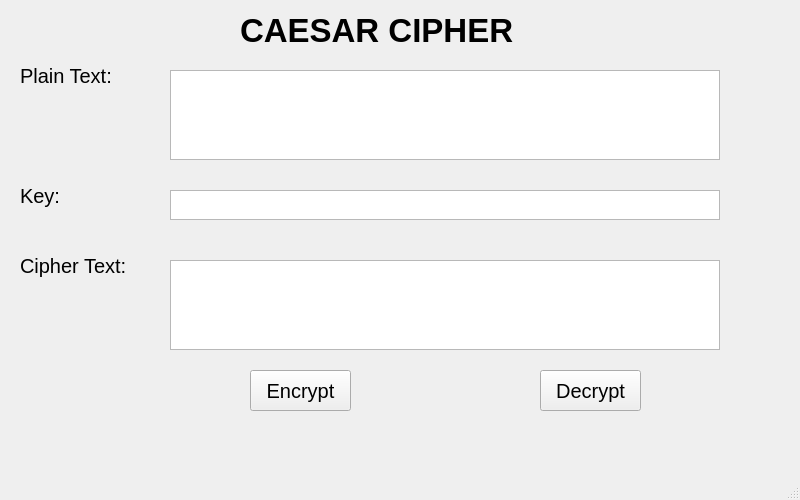
<?xml version="1.0" encoding="UTF-8"?>
<ui version="4.0">
 <class>MainWindow</class>
 <widget class="QMainWindow" name="MainWindow">
  <property name="geometry">
   <rect>
    <x>0</x>
    <y>0</y>
    <width>800</width>
    <height>500</height>
   </rect>
  </property>
  <property name="windowTitle">
   <string>Caesar Cipher</string>
  </property>
  <widget class="QWidget" name="centralwidget">
   <widget class="QLabel" name="plainText">
    <property name="geometry">
     <rect>
      <x>20</x>
      <y>60</y>
      <width>121</width>
      <height>31</height>
     </rect>
    </property>
    <property name="font">
     <font>
      <pointsize>15</pointsize>
     </font>
    </property>
    <property name="text">
     <string>Plain Text:</string>
    </property>
   </widget>
   <widget class="QLabel" name="key">
    <property name="geometry">
     <rect>
      <x>20</x>
      <y>180</y>
      <width>51</width>
      <height>31</height>
     </rect>
    </property>
    <property name="font">
     <font>
      <pointsize>15</pointsize>
     </font>
    </property>
    <property name="text">
     <string>Key:</string>
    </property>
   </widget>
   <widget class="QLabel" name="cipherText">
    <property name="geometry">
     <rect>
      <x>20</x>
      <y>250</y>
      <width>141</width>
      <height>31</height>
     </rect>
    </property>
    <property name="font">
     <font>
      <pointsize>15</pointsize>
     </font>
    </property>
    <property name="text">
     <string>Cipher Text:</string>
    </property>
   </widget>
   <widget class="QPushButton" name="btn_encrypt">
    <property name="geometry">
     <rect>
      <x>250</x>
      <y>370</y>
      <width>101</width>
      <height>41</height>
     </rect>
    </property>
    <property name="font">
     <font>
      <pointsize>15</pointsize>
     </font>
    </property>
    <property name="text">
     <string>Encrypt</string>
    </property>
   </widget>
   <widget class="QPushButton" name="btn_decrypt">
    <property name="geometry">
     <rect>
      <x>540</x>
      <y>370</y>
      <width>101</width>
      <height>41</height>
     </rect>
    </property>
    <property name="font">
     <font>
      <pointsize>15</pointsize>
     </font>
    </property>
    <property name="text">
     <string>Decrypt</string>
    </property>
   </widget>
   <widget class="QLabel" name="label">
    <property name="geometry">
     <rect>
      <x>240</x>
      <y>10</y>
      <width>351</width>
      <height>41</height>
     </rect>
    </property>
    <property name="font">
     <font>
      <pointsize>25</pointsize>
      <weight>75</weight>
      <bold>true</bold>
     </font>
    </property>
    <property name="text">
     <string>CAESAR CIPHER</string>
    </property>
   </widget>
   <widget class="QTextEdit" name="txt_plainText">
    <property name="geometry">
     <rect>
      <x>170</x>
      <y>70</y>
      <width>550</width>
      <height>90</height>
     </rect>
    </property>
   </widget>
   <widget class="QTextEdit" name="txt_cipherText">
    <property name="geometry">
     <rect>
      <x>170</x>
      <y>260</y>
      <width>550</width>
      <height>90</height>
     </rect>
    </property>
   </widget>
   <widget class="QTextEdit" name="txt_key">
    <property name="geometry">
     <rect>
      <x>170</x>
      <y>190</y>
      <width>550</width>
      <height>30</height>
     </rect>
    </property>
   </widget>
  </widget>
  <widget class="QMenuBar" name="menubar">
   <property name="geometry">
    <rect>
     <x>0</x>
     <y>0</y>
     <width>800</width>
     <height>26</height>
    </rect>
   </property>
  </widget>
  <widget class="QStatusBar" name="statusbar"/>
 </widget>
 <resources/>
 <connections/>
</ui>
